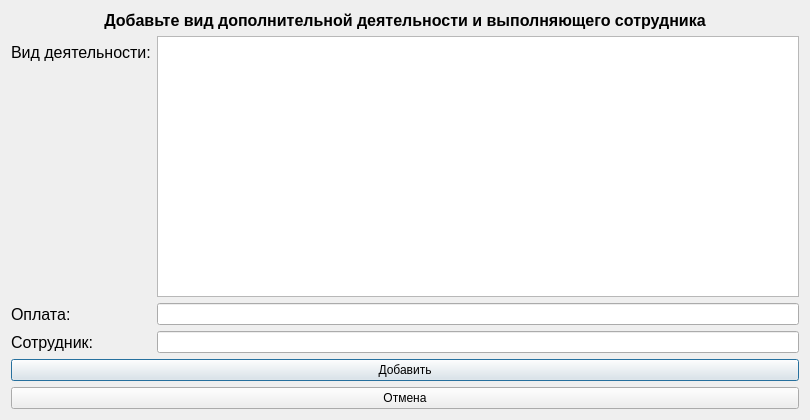
<?xml version="1.0" encoding="UTF-8"?>
<ui version="4.0">
 <class>add_WORK</class>
 <widget class="QDialog" name="add_WORK">
  <property name="geometry">
   <rect>
    <x>0</x>
    <y>0</y>
    <width>810</width>
    <height>420</height>
   </rect>
  </property>
  <property name="minimumSize">
   <size>
    <width>0</width>
    <height>0</height>
   </size>
  </property>
  <property name="windowTitle">
   <string>Dialog</string>
  </property>
  <layout class="QVBoxLayout" name="verticalLayout">
   <item>
    <widget class="QLabel" name="label_3">
     <property name="font">
      <font>
       <pointsize>12</pointsize>
       <weight>75</weight>
       <bold>true</bold>
      </font>
     </property>
     <property name="text">
      <string>Добавьте вид дополнительной деятельности и выполняющего сотрудника</string>
     </property>
     <property name="alignment">
      <set>Qt::AlignCenter</set>
     </property>
    </widget>
   </item>
   <item>
    <layout class="QFormLayout" name="formLayout">
     <item row="0" column="0">
      <widget class="QLabel" name="label">
       <property name="font">
        <font>
         <pointsize>12</pointsize>
        </font>
       </property>
       <property name="text">
        <string>Вид деятельности:</string>
       </property>
      </widget>
     </item>
     <item row="1" column="0">
      <widget class="QLabel" name="label_2">
       <property name="font">
        <font>
         <pointsize>12</pointsize>
        </font>
       </property>
       <property name="text">
        <string>Оплата:</string>
       </property>
      </widget>
     </item>
     <item row="1" column="1">
      <widget class="QLineEdit" name="lineEdit_2"/>
     </item>
     <item row="0" column="1">
      <widget class="QTextEdit" name="textEdit"/>
     </item>
     <item row="2" column="0">
      <widget class="QLabel" name="label_4">
       <property name="font">
        <font>
         <pointsize>12</pointsize>
        </font>
       </property>
       <property name="text">
        <string>Сотрудник:</string>
       </property>
      </widget>
     </item>
     <item row="2" column="1">
      <widget class="QLineEdit" name="lineEdit"/>
     </item>
    </layout>
   </item>
   <item>
    <widget class="QPushButton" name="Add">
     <property name="text">
      <string>Добавить</string>
     </property>
    </widget>
   </item>
   <item>
    <widget class="QPushButton" name="ESC">
     <property name="text">
      <string>Отмена</string>
     </property>
    </widget>
   </item>
  </layout>
 </widget>
 <resources/>
 <connections/>
</ui>
